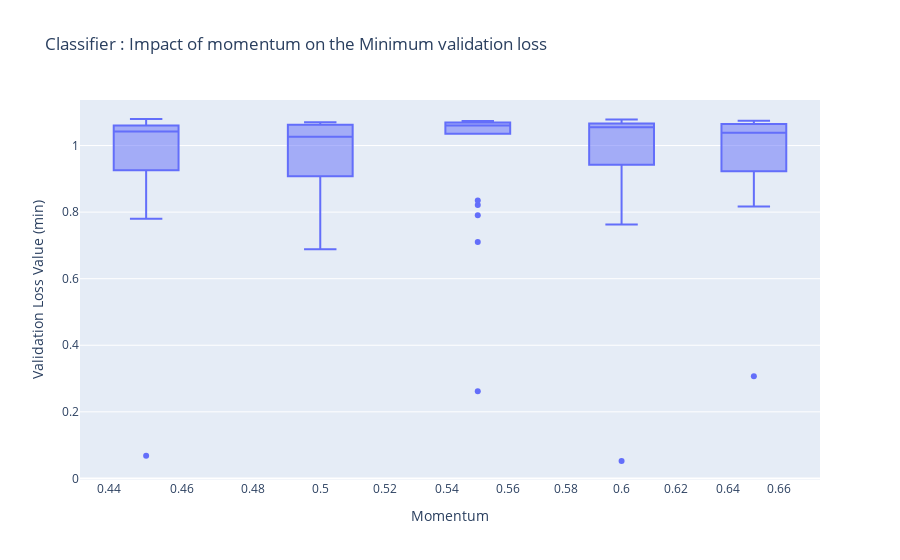

Here is the notebook cell this chart was saved with:
### Code cell
fig = go.Figure(layout = {
   "xaxis":{
       "domain" : [0,1],
       "type" : "log",
        # "categoryorder" : "median ascending",
       "title" : "Momentum"
    },
   "yaxis":{"title" : "Validation Loss Value (min)"},
   "title" : {"text" : "Classifier : Impact of momentum on the Minimum validation loss"},
})
fig.add_trace( go.Box(
                x = results["model_train_classifier_momentum"], 
                y = results["min_valid_loss"],
                xaxis='x',
                name = "Validation"
))

fig

### Figure 1 — Plotly figure (JSON) as saved in the notebook; plotly's stock layout.template omitted (floating-point values rounded to 4 significant figures)
{"data": [{"name": "Validation", "type": "box", "x": [0.55, 0.5, 0.6, 0.5, 0.5, 0.45, 0.55, 0.55, 0.6, 0.55, 0.5, 0.5, 0.5, 0.55, 0.45, 0.5, 0.5, 0.45, 0.65, 0.6, 0.45, 0.65, 0.5, 0.55, 0.6, 0.55, 0.65, 0.5, 0.55, 0.6, 0.6, 0.5, 0.5, 0.6, 0.6, 0.65, 0.65, 0.6, 0.55, 0.65, 0.45, 0.5, 0.45, 0.55, 0.55, 0.45, 0.5, 0.55, 0.6, 0.65, 0.55, 0.45, 0.5, 0.45, 0.65, 0.45, 0.45, 0.6, 0.6, 0.65, 0.55, 0.55, 0.45, 0.45, 0.5, 0.55, 0.45, 0.45, 0.5, 0.45, 0.6, 0.55, 0.65, 0.45, 0.45, 0.5, 0.65, 0.6, 0.65, 0.5, 0.5, 0.45, 0.55, 0.6, 0.45, 0.45, 0.45, 0.5, 0.5, 0.6, 0.55, 0.6, 0.65, 0.65, 0.45, 0.55, 0.55, 0.55, 0.65, 0.65], "xaxis": "x", "y": [1.035, 0.6887, 1.067, 1.066, 1.065, 0.8039, 1.072, 1.067, 1.046, 0.8217, 1.063, 0.8123, 1.021, 1.059, 0.7934, 1.07, 1.032, 1.055, 1.031, 1.06, 0.8512, 1.065, 1.018, 1.071, 1.058, 1.069, 0.9166, 1.008, 0.8349, 1.07, 0.0523, 1.068, 1.058, 0.7967, 1.079, 1.053, 1.067, 0.9644, 1.074, 1.065, 1.061, 0.8207, 1.021, 1.044, 0.262, 1.071, 0.9276, 1.051, 0.8762, 1.038, 1.07, 1.058, 0.8998, 0.06775, 1.074, 0.9254, 0.9278, 1.066, 0.7629, 0.8959, 0.7101, 0.7903, 1.058, 1.075, 1.031, 1.066, 1.042, 1.061, 1.011, 1.032, 0.9841, 1.059, 1.02, 1.053, 1.08, 0.7433, 1.039, 1.055, 1.066, 1.048, 1.063, 1.071, 1.064, 1.072, 0.7799, 1.023, 1.054, 0.908, 1.064, 1.056, 1.056, 1.028, 0.8165, 1.043, 1.022, 1.065, 1.073, 1.062, 0.3067, 0.9296]}], "layout": {"title": {"text": "Classifier : Impact of momentum on the Minimum validation loss"}, "xaxis": {"domain": [0, 1], "title": {"text": "Momentum"}, "type": "log"}, "yaxis": {"title": {"text": "Validation Loss Value (min)"}}}}
